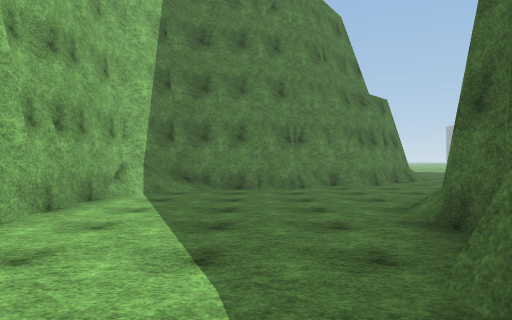
[1] (above)

24 first-person views from a walk through a Unity game level. The camera is 1.4 m above the floor, looks level and sees 70° across. The floor is counted in squares, 2 m on a side. Each view is taken from the middle of a square. On the plan, view 1 faces up. The plan holds only what a view shows up to about 11 squares ahead; the rest is blank. The place goes on beyond the plan. Surface patterns are stand-ins for the level's own textures.

[2]
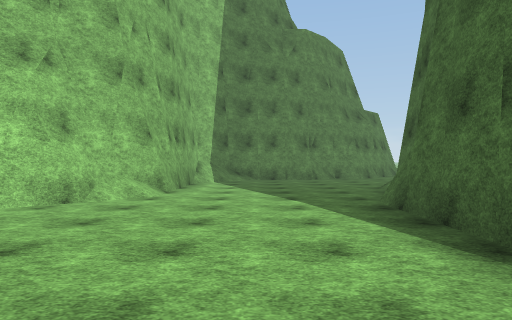

[3]
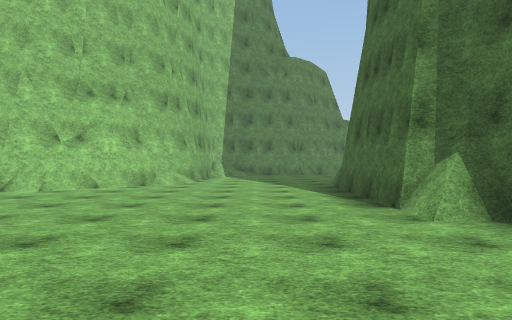

[4]
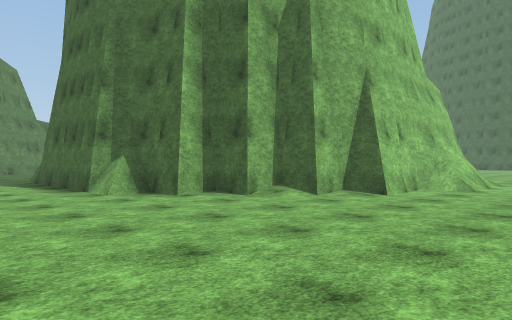

[5]
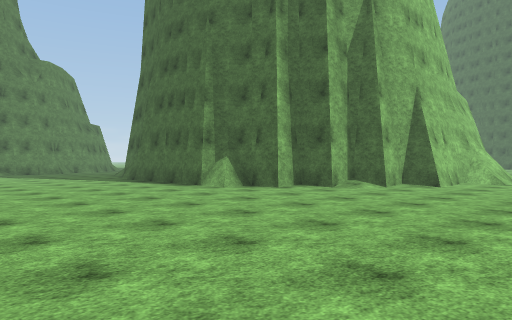

[6]
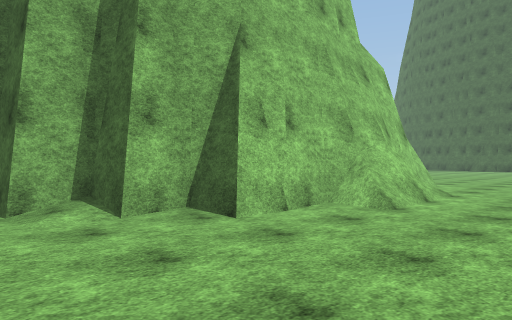

[7]
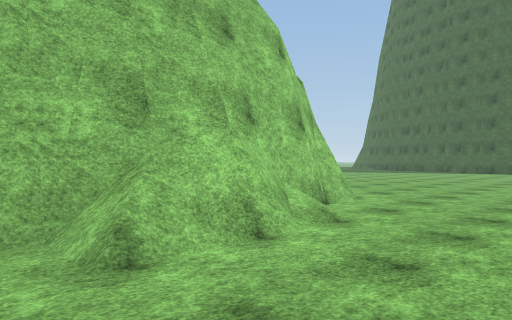

[8]
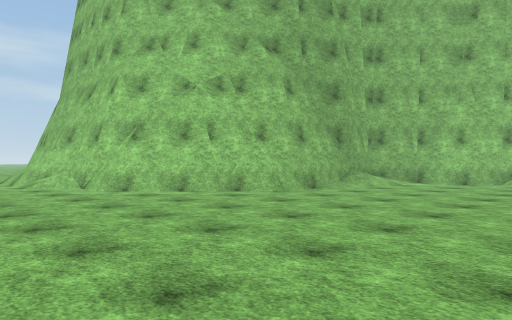

[9]
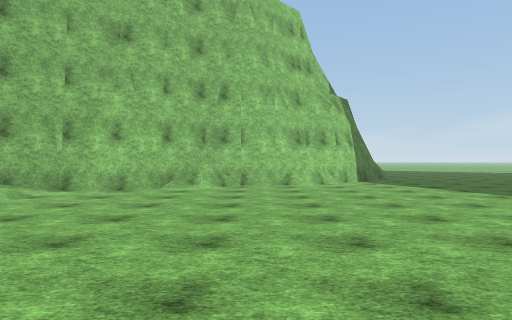

[10]
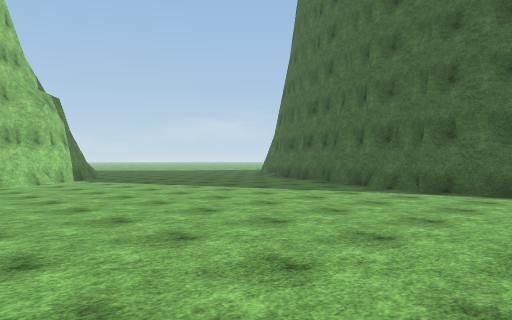

[11]
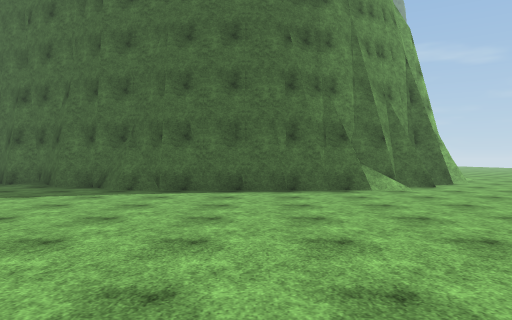

[12]
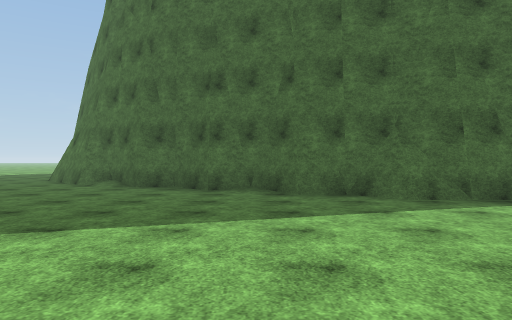

[13]
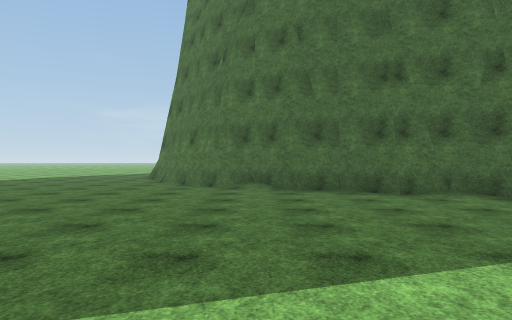

[14]
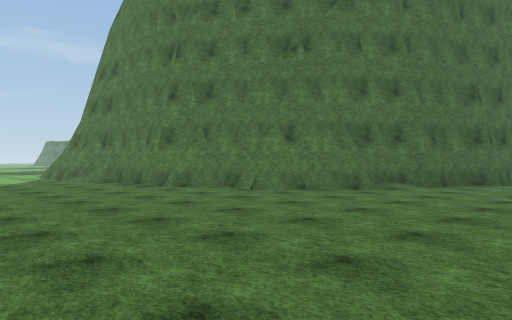

[15]
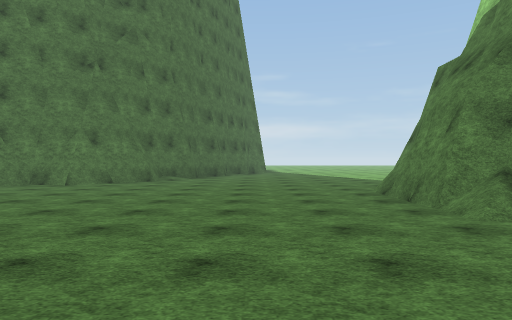

[16]
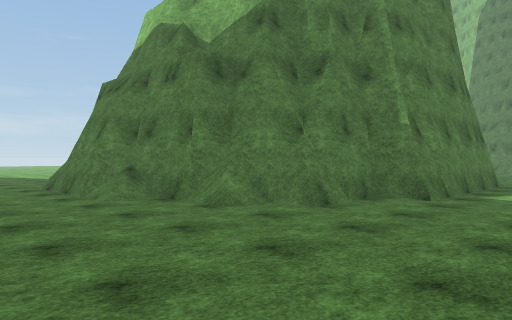

[17]
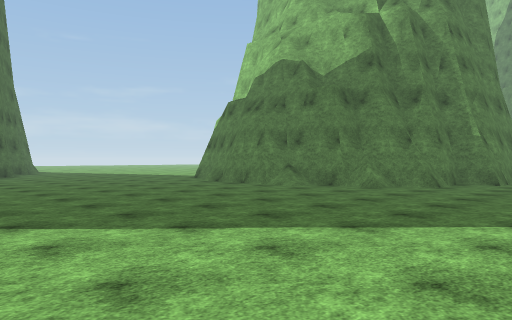

[18]
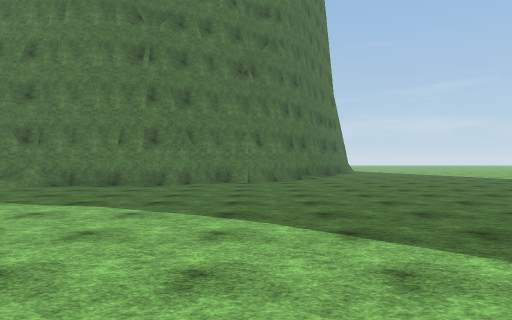

[19]
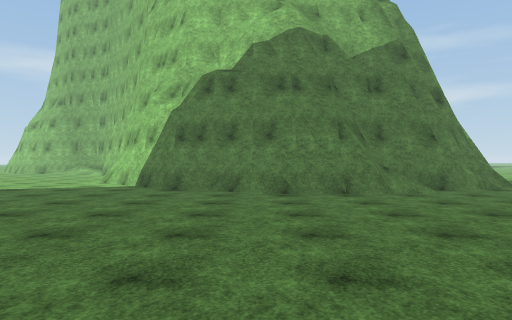

[20]
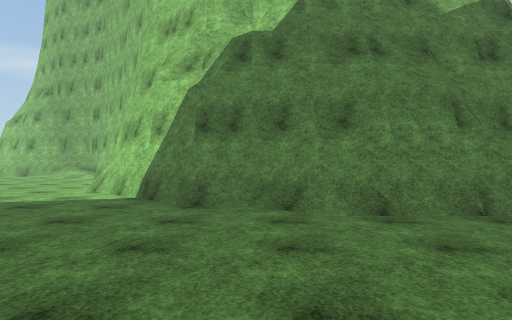

[21]
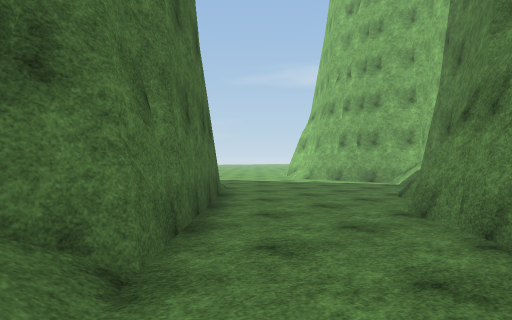

[22]
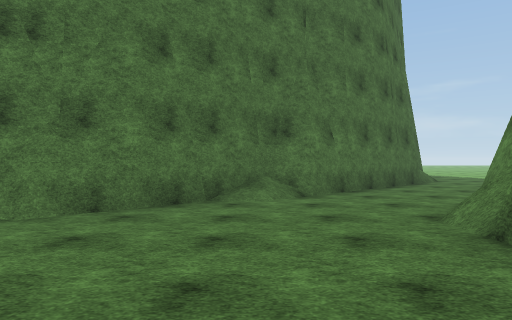

[23]
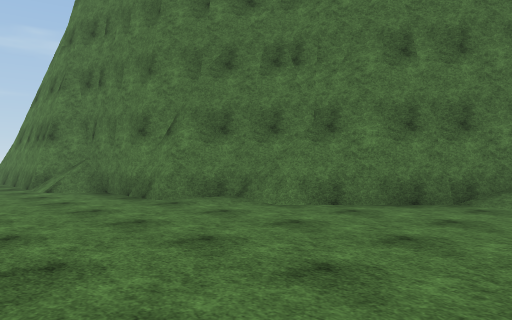

[24]
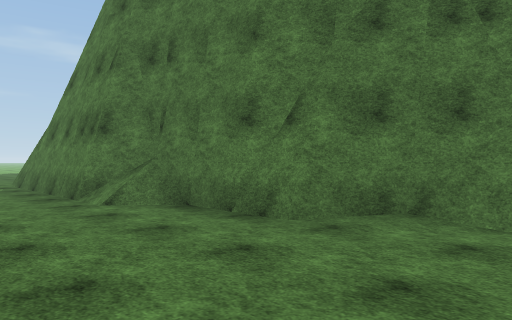

### Floor plan
Key: @ floor where view 1 was taken; # wall or solid block; . floor; / step, stairs or slope.
Columns run from 5 left of view 1 to 38 right of it. Each row starts with its distance up from view 1.
 17             .... ..           .. . .. .
 16              ........... ..............
 15             ...........................
 14            #........#######..............
 13            ......####     ###............
 12          ##....###          #/............
 11         ##....##            ##.............
 10      ####...###              ##............
  9   ####/....###               ##.............
  8   #/......##                 ##.............
  7   #......##                  ##.............
  6   #.....##                   #...........###
  5   #.....                    ##.........###
  4  ##....#                   ##.........##
  3  #/....#                  ##.........##
  2 ##....##               ####.........##
  1 #.....#              ###............#
  0 .....@#            ###.............##
 -1 ......#            #/..............#
 -2 ......#            #/.............##
 -3 ......##           #/.............#
 -4  ......#           #..............#
 -5  ......##         ##.............##
 -6  .......###      ##..............#
 -7  .........########...............#
 -8 ............//#/.................#
 -9 .................................#
-10  ........................ .......##
-11 . .. ... ... ..       .. .  ...../#

Positions as (right, up) in squares from view 1, and headings:
1: (0, 0), facing up
2: (-1, -4), facing up
3: (-1, -8), facing up
4: (-2, -11), facing up-right
5: (-5, -11), facing up-right
6: (2, -11), facing up-right
7: (6, -11), facing up-right
8: (20, -11), facing up-left
9: (20, -8), facing up
10: (19, -9), facing up-right
11: (19, -8), facing right
12: (21, -2), facing right
13: (22, 2), facing right
14: (27, 11), facing down-right
15: (28, 15), facing down
16: (28, 17), facing down-left
17: (33, 17), facing down-left
18: (33, 16), facing down
19: (33, 7), facing left
20: (30, 6), facing left
21: (8, 12), facing down-left
22: (8, 17), facing down
23: (7, 17), facing down-right
24: (10, 17), facing down-right
